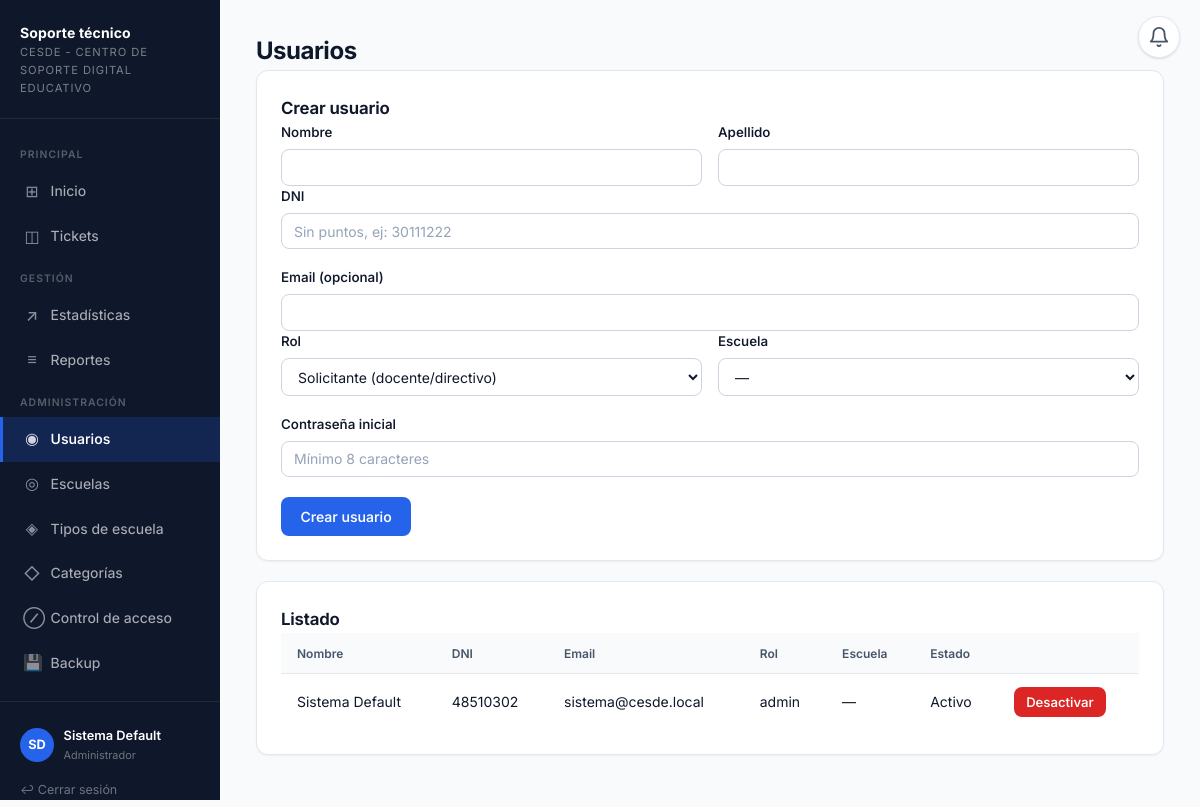
Page /admin_usuarios.php (signed in) on the committed database.
### tables this page shows
CREATE TABLE usuarios (
    id              INT AUTO_INCREMENT PRIMARY KEY,
    nombre          VARCHAR(80)  NOT NULL,
    apellido        VARCHAR(80)  NOT NULL,
    dni             VARCHAR(15)  NOT NULL UNIQUE,
    email           VARCHAR(150) NULL,
    password_hash   VARCHAR(255) NOT NULL,
    rol             ENUM('admin','coordinador','tecnico','solicitante') NOT NULL,
    escuela_id      INT NULL,
    anio_curso      VARCHAR(10)  NULL,
    activo          TINYINT(1)   NOT NULL DEFAULT 1,
    fecha_creacion  DATETIME     NOT NULL DEFAULT CURRENT_TIMESTAMP,
    CONSTRAINT fk_usuarios_escuela FOREIGN KEY (escuela_id) REFERENCES escuelas(id) ON DELETE SET NULL
);

### config/sesion.php (called while the page is built, shortened)
<?php
function usuarioActual(): ?array
{
    return $_SESSION['usuario'] ?? null;
}
function e(?string $texto): string
{
    return htmlspecialchars($texto ?? '', ENT_QUOTES, 'UTF-8');
}

### public/admin_usuarios.php (the view, shortened to what this page needs)
<?php
require_once __DIR__ . '/../config/sesion.php';
$pdo = obtenerConexion();
$usuarios = $pdo->query(
    "SELECT u.*, e.nombre AS escuela_nombre FROM usuarios u
     LEFT JOIN escuelas e ON e.id = u.escuela_id
     ORDER BY u.activo DESC, u.rol, u.apellido"
)->fetchAll();
require __DIR__ . '/../includes/header.php';
?>
<h1>Usuarios</h1>
<div class="tarjeta">
    <h2>Crear usuario</h2>
    <form method="post">
        <div class="grid-2">
            <div>
                <label for="nombre">Nombre</label>
                <input type="text" id="nombre" name="nombre" required>
            </div>
            <div>
                <label for="apellido">Apellido</label>
                <input type="text" id="apellido" name="apellido" required>
            </div>
        </div>
        <label for="dni">DNI</label>
        <input type="text" id="dni" name="dni" required inputmode="numeric" placeholder="Sin puntos, ej: 30111222">
        <label for="email">Email (opcional)</label>
        <input type="email" id="email" name="email">
        <div class="grid-2">
            <div>
                <label for="rol">Rol</label>
                <select id="rol" name="rol" required onchange="
                    document.getElementById('campo_anio').style.display = this.value === 'tecnico' ? 'block' : 'none';
                    document.getElementById('campo_escuela').style.display = (this.value === 'admin' || this.value === 'coordinador') ? 'none' : 'block';
                ">
                    <option value="solicitante">Solicitante (docente/directivo)</option>
                </select>
            </div>
            <div id="campo_escuela">
                <label for="escuela_id">Escuela</label>
                <select id="escuela_id" name="escuela_id">
                    <option value="">—</option>
                </select>
            </div>
        </div>
        <label for="password">Contraseña inicial</label>
        <input type="password" id="password" name="password" required minlength="8" placeholder="Mínimo 8 caracteres">
        <button type="submit">Crear usuario</button>
    </form>
</div>
<div class="tarjeta">
    <h2>Listado</h2>
    <table>
        <thead><tr><th>Nombre</th><th>DNI</th><th>Email</th><th>Rol</th><th>Escuela</th><th>Estado</th><th></th></tr></thead>
        <tbody>
        <?php foreach ($usuarios as $u): ?>
            <tr>
                <td><?= e($u['nombre'] . ' ' . $u['apellido']) ?><?= $u['anio_curso'] ? ' (' . e($u['anio_curso']) . ')' : '' ?></td>
                <td><?= e($u['dni']) ?></td>
                <td><?= e($u['email'] ?? '—') ?></td>
                <td><?= e($u['rol']) ?></td>
                <td><?= e($u['escuela_nombre'] ?? '—') ?></td>
                <td><?= $u['activo'] ? 'Activo' : 'Inactivo' ?></td>
                <td>
                    <?php if ($u['activo']): ?>
                    <form method="post" onsubmit="return confirm('¿Desactivar este usuario?')">
                        <button type="submit" style="margin:0; padding:0.3rem 0.7rem; font-size:0.82rem; background:var(--rojo);">Desactivar</button>
                    </form>
                    <?php endif; ?>
                </td>
            </tr>
        <?php endforeach; ?>
        </tbody>
    </table>
</div>
<?php require __DIR__ . '/../includes/footer.php'; ?>

### includes/header.php (shortened to what this page needs)
<?php
$usuario = usuarioActual();
$paginaActual = basename($_SERVER['PHP_SELF']);
function navLink(string $href, string $icono, string $etiqueta, string $paginaActual, int $badge = 0, string $badgeId = ''): string {
    $activo = ($paginaActual === $href) ? ' activo' : '';
    $idAttr = $badgeId !== '' ? " id=\"{$badgeId}\"" : '';
    $badgeHtml = $badge > 0
        ? "<span class=\"sidebar-badge\"{$idAttr}>" . ($badge > 99 ? '99+' : $badge) . '</span>'
        : ($badgeId !== '' ? "<span class=\"sidebar-badge\"{$idAttr} style=\"display:none\"></span>" : '');
    return "<a href=\"{$href}\" class=\"{$activo}\"><span class=\"icono\">{$icono}</span> {$etiqueta}{$badgeHtml}</a>";
}
$iniciales = '';
if ($usuario) {
    $iniciales = mb_strtoupper(mb_substr($usuario['nombre'], 0, 1) . mb_substr($usuario['apellido'], 0, 1));
}
$etiquetasRol = [
    'admin'       => 'Administrador',
    'coordinador' => 'Coordinador',
    'tecnico'     => 'Técnico',
    'solicitante' => 'Solicitante',
];
?>
<!DOCTYPE html>
<html lang="es">
<head>
    <link rel="stylesheet" href="../css/estilo.css">
</head>
<body>
<div class="layout">
<?php if ($usuario): ?>
<aside class="sidebar">
    <div class="sidebar-logo">
        <a href="dashboard.php">
            <div class="sidebar-logo-titulo">Soporte técnico</div>
            <div class="sidebar-logo-sub">CESDE - Centro de Soporte Digital Educativo</div>
        </a>
    </div>
    <nav class="sidebar-nav">
        <div class="sidebar-seccion">Principal</div>
        <?= navLink('dashboard.php',    '⊞', 'Inicio',   $paginaActual) ?>
        <?= navLink('ticket_lista.php', '◫', 'Tickets',  $paginaActual) ?>
        <?php if (in_array($usuario['rol'], ['admin', 'coordinador'], true)): ?>
        <div class="sidebar-seccion">Gestión</div>
        <?= navLink('estadisticas.php', '↗', 'Estadísticas', $paginaActual) ?>
        <?= navLink('reportes.php',     '≡', 'Reportes',     $paginaActual) ?>
        <?php endif; ?>
        <?php if ($usuario['rol'] === 'admin'): ?>
        <div class="sidebar-seccion">Administración</div>
        <?= navLink('admin_usuarios.php',     '◉', 'Usuarios',         $paginaActual) ?>
        <?= navLink('admin_escuelas.php',     '◎', 'Escuelas',         $paginaActual) ?>
        <?= navLink('admin_tipos_escuela.php','◈', 'Tipos de escuela', $paginaActual) ?>
        <?= navLink('admin_categorias.php',   '◇', 'Categorías',       $paginaActual) ?>
        <?= navLink('admin_bloqueo.php',      '⊘', 'Control de acceso',$paginaActual) ?>
        <?= navLink('admin_backup.php',       '💾', 'Backup',           $paginaActual) ?>
        <?php endif; ?>
    </nav>
    <div class="sidebar-pie">
        <div class="sidebar-usuario">
            <div class="sidebar-avatar"><?= e($iniciales) ?></div>
            <div class="sidebar-usuario-info">
                <div class="sidebar-usuario-nombre"><?= e($usuario['nombre'] . ' ' . $usuario['apellido']) ?></div>
                <div class="sidebar-usuario-rol"><?= e($etiquetasRol[$usuario['rol']] ?? $usuario['rol']) ?></div>
            </div>
        </div>
        <a href="logout.php" class="cerrar-sesion">↩ Cerrar sesión</a>
    </div>
</aside>
<?php endif; ?>
<?php if ($usuario): ?>
<div class="campana-wrap" id="campanaWrap">
    <button class="campana-btn" id="campanaBtn"
            onclick="togglePanel(event)"
            aria-label="Notificaciones"
            aria-expanded="false">
        <svg width="22" height="22" viewBox="0 0 24 24" fill="none"
             stroke="currentColor" stroke-width="2" stroke-linecap="round" stroke-linejoin="round">
            <path d="M18 8A6 6 0 0 0 6 8c0 7-3 9-3 9h18s-3-2-3-9"/>
            <path d="M13.73 21a2 2 0 0 1-3.46 0"/>
        </svg>
    </button>
</div>
<?php endif; ?>
<main class="pagina">
<div class="pagina-interior">

### includes/footer.php
</div>
</main>
</div>
</body>
</html>

### rows in the picture
usuarios: iniciales "SD", nombre+apellido "Sistema Default", rol "Administrador", dni "48510302", email "sistema@cesde.local", rol "admin", escuela_nombre "—", activo "Activo"

### other values in the picture
$icono "⊞ ◫ ↗ ≡ ◉ ◎ ◈ ◇ ⊘ 💾"
$etiqueta "Inicio Tickets Estadísticas Reportes Usuarios Escuelas Tipos de escuela Categorías Control de acceso Backup"
